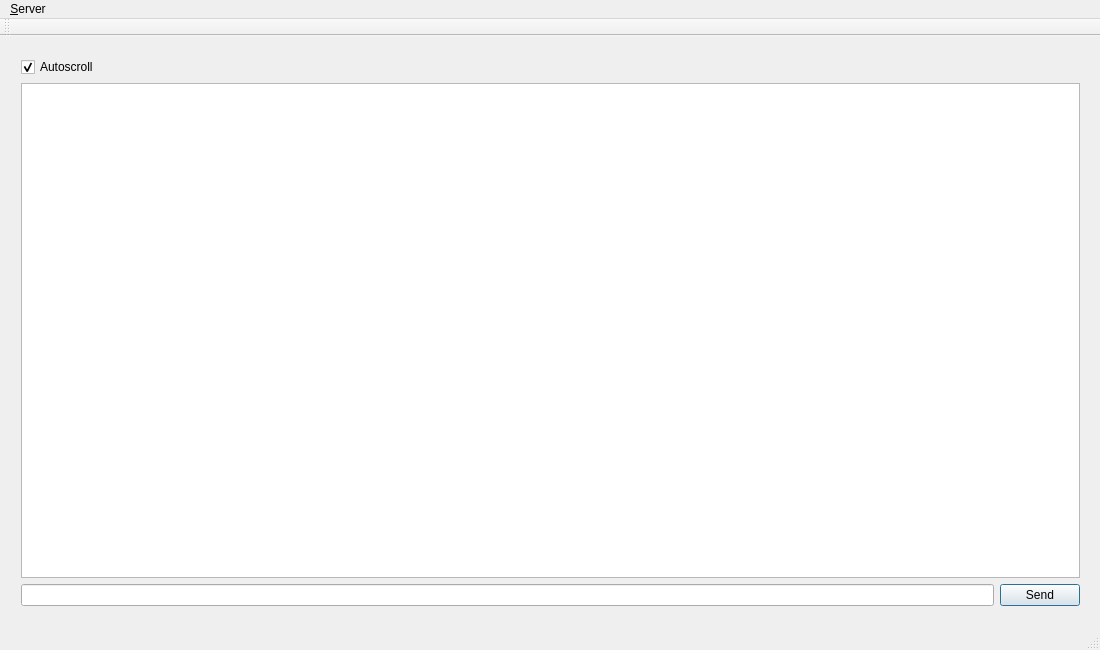
<?xml version="1.0" encoding="UTF-8"?>
<ui version="4.0">
 <class>MainWindow</class>
 <widget class="QMainWindow" name="MainWindow">
  <property name="geometry">
   <rect>
    <x>0</x>
    <y>0</y>
    <width>1100</width>
    <height>650</height>
   </rect>
  </property>
  <property name="windowTitle">
   <string>RBXChat Client</string>
  </property>
  <widget class="QWidget" name="centralWidget">
   <property name="minimumSize">
    <size>
     <width>1100</width>
     <height>550</height>
    </size>
   </property>
   <widget class="QWidget" name="gridLayoutWidget">
    <property name="geometry">
     <rect>
      <x>10</x>
      <y>10</y>
      <width>1081</width>
      <height>571</height>
     </rect>
    </property>
    <layout class="QGridLayout" name="gridLayout">
     <item row="0" column="0">
      <widget class="QCheckBox" name="autoScroll">
       <property name="text">
        <string>Autoscroll</string>
       </property>
       <property name="checked">
        <bool>true</bool>
       </property>
      </widget>
     </item>
     <item row="1" column="0" colspan="2">
      <widget class="QTextBrowser" name="txtbox">
       <property name="font">
        <font>
         <family>Courier New</family>
        </font>
       </property>
       <property name="lineWrapMode">
        <enum>QTextEdit::WidgetWidth</enum>
       </property>
       <property name="openExternalLinks">
        <bool>true</bool>
       </property>
      </widget>
     </item>
     <item row="2" column="0">
      <widget class="QLineEdit" name="txtbox2">
       <property name="font">
        <font>
         <family>Courier New</family>
        </font>
       </property>
      </widget>
     </item>
     <item row="2" column="1">
      <widget class="QPushButton" name="pushbtn">
       <property name="text">
        <string>Send</string>
       </property>
       <property name="autoDefault">
        <bool>true</bool>
       </property>
       <property name="default">
        <bool>true</bool>
       </property>
      </widget>
     </item>
    </layout>
   </widget>
  </widget>
  <widget class="QMenuBar" name="menuBar">
   <property name="geometry">
    <rect>
     <x>0</x>
     <y>0</y>
     <width>1100</width>
     <height>26</height>
    </rect>
   </property>
   <widget class="QMenu" name="menuServer">
    <property name="title">
     <string>&amp;Server</string>
    </property>
    <addaction name="action_Change_Server"/>
    <addaction name="action_Ping_Server"/>
   </widget>
   <addaction name="menuServer"/>
  </widget>
  <widget class="QToolBar" name="mainToolBar">
   <attribute name="toolBarArea">
    <enum>TopToolBarArea</enum>
   </attribute>
   <attribute name="toolBarBreak">
    <bool>false</bool>
   </attribute>
  </widget>
  <widget class="QStatusBar" name="statusBar"/>
  <action name="action_Change_Server">
   <property name="text">
    <string>&amp;Change Server</string>
   </property>
   <property name="shortcut">
    <string>Ctrl+S</string>
   </property>
  </action>
  <action name="action_Ping_Server">
   <property name="text">
    <string>&amp;Ping Server</string>
   </property>
   <property name="shortcut">
    <string>Ctrl+G</string>
   </property>
  </action>
 </widget>
 <layoutdefault spacing="6" margin="11"/>
 <resources/>
 <connections/>
</ui>
